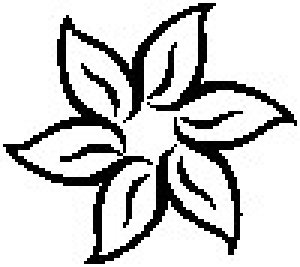
#> input picture image-to-gcode/images/flower.jpg, 100 x 89 px (shown 3 times larger)
$ python image_to_gcode.py --input images/flower.jpg --output out.png
#> lines starting #> are read from the running program, lines starting #| are printed output that depends on the picture; after the words box and inside, x2 and y2 are one past the last pixel; in counts of white or black regions, pixels touching at a corner belong together
#> in main, image is the input picture: shape (89, 100, 3); min 0, max 255, mean 206.3
#!/usr/bin/python3
#pylint: disable=no-member

import numpy as np
from scipy import ndimage
import imageio
from PIL import Image, ImageFilter
import constants
import argparse
#import imageio.v2 as imageio


class CircularRange:
	def __init__(self, begin, end, value):
		self.begin, self.end, self.value = begin, end, value

	def __repr__(self):
		return f"[{self.begin},{self.end})->{self.value}"

	def halfway(self):
		return int((self.begin + self.end) / 2)

class Graph:
	class Node:
		def __init__(self, point, index):
			self.x, self.y = point
			self.index = index
			self.connections = {}

		def __repr__(self):
			return f"({self.y},{-self.x})"

		def _addConnection(self, to):
			self.connections[to] = False # i.e. not already used in gcode generation

		def toDotFormat(self):
			return (f"{self.index} [pos=\"{self.y},{-self.x}!\", label=\"{self.index}\\n{self.x},{self.y}\"]\n" +
				"".join(f"{self.index}--{conn}\n" for conn in self.connections if self.index < conn))


	def __init__(self):
		self.nodes = []

	def __getitem__(self, index):
		return self.nodes[index]

	def __repr__(self):
		return repr(self.nodes)


	def addNode(self, point):
		index = len(self.nodes)
		self.nodes.append(Graph.Node(point, index))
		return index

	def addConnection(self, a, b):
		self.nodes[a]._addConnection(b)
		self.nodes[b]._addConnection(a)

	def distance(self, a, b):
		return np.hypot(self[a].x-self[b].x, self[a].y-self[b].y)

	def areConnectedWithin(self, a, b, maxDistance):
		if maxDistance < 0:
			return False
		elif a == b:
			return True
		else:
			for conn in self[a].connections:
				if self.areConnectedWithin(conn, b, maxDistance - self.distance(conn, b)):
					return True
			return False

	def saveAsDotFile(self, f):
		f.write("graph G {\nnode [shape=plaintext];\n")
		for node in self.nodes:
			f.write(node.toDotFormat())
		f.write("}\n")

	def saveAsGcodeFile(self, f, scale=1.0):
		### First follow all paths that have a start/end node (i.e. are not cycles)
		# The next chosen starting node is the closest to the current position

		def pathGcode(i, insidePath):
			f.write(f"G{1 if insidePath else 0} X{(scale * self[i].y):.2f} Y{(-scale * self[i].x):.2f}\n")
			for connTo, alreadyUsed in self[i].connections.items():
				if not alreadyUsed:
					self[i].connections[connTo] = True
					self[connTo].connections[i] = True
					return pathGcode(connTo, True)
			return i

		possibleStartingNodes = set()
		for i in range(len(self.nodes)):
			if len(self[i].connections) == 0 or len(self[i].connections) % 2 == 1:
				possibleStartingNodes.add(i)

		if len(possibleStartingNodes) != 0:
			node = next(iter(possibleStartingNodes))  # first element
			while True:
				possibleStartingNodes.remove(node)
				pathEndNode = pathGcode(node, False)

				if len(self[node].connections) == 0:
					assert pathEndNode == node
					f.write(f"G1 X{(scale * self[node].y):.2f} Y{(-scale * self[node].x):.2f}\n")
				else:
					possibleStartingNodes.remove(pathEndNode)

				if len(possibleStartingNodes) == 0:
					break

				minDistanceSoFar = np.inf
				for nextNode in possibleStartingNodes:
					distance = self.distance(pathEndNode, nextNode)
					if distance < minDistanceSoFar:
						minDistanceSoFar = distance
						node = nextNode

		### Then pick the node closest to the current position that still has unused/available connections
		# That node must belong to a cycle, because otherwise it would have been used above
		# TODO improve by finding Eulerian cycles

		cycleNodes = set()
		for i in range(len(self.nodes)):
			someConnectionsAvailable = False
			for _, alreadyUsed in self[i].connections.items():
				if not alreadyUsed:
					someConnectionsAvailable = True
					break

			if someConnectionsAvailable:
				cycleNodes.add(i)

		def cyclePathGcode(i, insidePath):
			f.write(f"G{1 if insidePath else 0} X{(scale * self[i].y):.2f} Y{(-scale * self[i].x):.2f}\n")
			foundConnections = 0
			for connTo, alreadyUsed in self[i].connections.items():
				if not alreadyUsed:
					if foundConnections == 0:
						self[i].connections[connTo] = True
						self[connTo].connections[i] = True
						cyclePathGcode(connTo, True)
					foundConnections += 1
					if foundConnections > 1:
						break
			if foundConnections == 1:
				cycleNodes.remove(i)

		if len(cycleNodes) != 0:
			node = next(iter(cycleNodes))  # first element
			while True:
				cyclePathGcode(node, False)
				if len(cycleNodes) == 0:
					break
				pathEndNode = node
				minDistanceSoFar = np.inf
				for nextNode in possibleStartingNodes:
					distance = self.distance(pathEndNode, nextNode)
					if distance < minDistanceSoFar:
						minDistanceSoFar = distance
						node = nextNode


class EdgesToGcode:
	def __init__(self, edges):
		self.edges = edges
		self.ownerNode = np.full(np.shape(edges), -1, dtype=int)
		self.xSize, self.ySize = np.shape(edges)
		self.graph = Graph()

	def getCircularArray(self, center, r, smallerArray = None):
		circumferenceSize = len(constants.circumferences[r])
		circularArray = np.zeros(circumferenceSize, dtype=bool)

		if smallerArray is None:
			smallerArray = np.ones(1, dtype=bool)
		smallerSize = np.shape(smallerArray)[0]
		smallerToCurrentRatio = smallerSize / circumferenceSize

		for i in range(circumferenceSize):
			x = center[0] + constants.circumferences[r][i][0]
			y = center[1] + constants.circumferences[r][i][1]

			if x not in range(self.xSize) or y not in range(self.ySize):
				circularArray[i] = False # consider pixels outside of the image as not-edges
			else:
				iSmaller = i * smallerToCurrentRatio
				a, b = int(np.floor(iSmaller)), int(np.ceil(iSmaller))

				if smallerArray[a] == False and (b not in range(smallerSize) or smallerArray[b] == False):
					circularArray[i] = False # do not take into consideration not connected regions (roughly)
				else:
					circularArray[i] = self.edges[x, y]

		return circularArray

	def toCircularRanges(self, circularArray):
		ranges = []
		circumferenceSize = np.shape(circularArray)[0]

		lastValue, lastValueIndex = circularArray[0], 0
		for i in range(1, circumferenceSize):
			if circularArray[i] != lastValue:
				ranges.append(CircularRange(lastValueIndex, i, lastValue))
				lastValue, lastValueIndex = circularArray[i], i

		ranges.append(CircularRange(lastValueIndex, circumferenceSize, lastValue))
		if len(ranges) > 1 and ranges[-1].value == ranges[0].value:
			ranges[0].begin = ranges[-1].begin - circumferenceSize
			ranges.pop() # the last range is now contained in the first one
		return ranges

	def getNextPoints(self, point):
		"""
		Returns the radius of the circle used to identify the points and
		the points toward which propagate, in a tuple `(radius, [point0, point1, ...])`
		"""

		bestRadius = 0
		circularArray = self.getCircularArray(point, 0)
		allRanges = [self.toCircularRanges(circularArray)]
		for radius in range(1, len(constants.circumferences)):
			circularArray = self.getCircularArray(point, radius, circularArray)
			allRanges.append(self.toCircularRanges(circularArray))
			if len(allRanges[radius]) > len(allRanges[bestRadius]):
				bestRadius = radius
			if len(allRanges[bestRadius]) >= 4 and len(allRanges[-2]) >= len(allRanges[-1]):
				# two consecutive circular arrays with the same or decreasing number>=4 of ranges
				break
			elif len(allRanges[radius]) == 2 and radius > 1:
				edge = 0 if allRanges[radius][0].value == True else 1
				if allRanges[radius][edge].end-allRanges[radius][edge].begin < len(constants.circumferences[radius]) / 4:
					# only two ranges but the edge range is small (1/4 of the circumference)
					if bestRadius == 1:
						bestRadius = 2
					break
			elif len(allRanges[radius]) == 1 and allRanges[radius][0].value == False:
				# this is a point-shaped edge not sorrounded by any edges
				break

		if bestRadius == 0:
			return 0, []

		circularRanges = allRanges[bestRadius]
		points = []
		for circularRange in circularRanges:
			if circularRange.value == True:
				circumferenceIndex = circularRange.halfway()
				x = point[0] + constants.circumferences[bestRadius][circumferenceIndex][0]
				y = point[1] + constants.circumferences[bestRadius][circumferenceIndex][1]

				if x in range(self.xSize) and y in range(self.ySize) and self.ownerNode[x, y] == -1:
					points.append((x,y))

		return bestRadius, points

	def propagate(self, point, currentNodeIndex):
		radius, nextPoints = self.getNextPoints(point)

		# depth first search to set the owner of all reachable connected pixels
		# without an owner and find connected nodes
		allConnectedNodes = set()
		def setSeenDFS(x, y):
			if (x in range(self.xSize) and y in range(self.ySize)
					and np.hypot(x-point[0], y-point[1]) <= radius + 0.5
					and self.edges[x, y] == True and self.ownerNode[x, y] != currentNodeIndex):
				if self.ownerNode[x, y] != -1:
					allConnectedNodes.add(self.ownerNode[x, y])
				self.ownerNode[x, y] = currentNodeIndex # index of just added node
				setSeenDFS(x+1, y)
				setSeenDFS(x-1, y)
				setSeenDFS(x, y+1)
				setSeenDFS(x, y-1)

		self.ownerNode[point] = -1 # reset to allow DFS to start
		setSeenDFS(*point)
		for nodeIndex in allConnectedNodes:
			if not self.graph.areConnectedWithin(currentNodeIndex, nodeIndex, 11):
				self.graph.addConnection(currentNodeIndex, nodeIndex)

		validNextPoints = []
		for nextPoint in nextPoints:
			if self.ownerNode[nextPoint] == currentNodeIndex:
				# only if this point belongs to the current node after the DFS,
				# which means it is reachable and connected
				validNextPoints.append(nextPoint)

		for nextPoint in validNextPoints:
			nodeIndex = self.graph.addNode(nextPoint)
			self.graph.addConnection(currentNodeIndex, nodeIndex)
			self.propagate(nextPoint, nodeIndex)
			self.ownerNode[point] = currentNodeIndex

	def addNodeAndPropagate(self, point):
		nodeIndex = self.graph.addNode(point)
		self.propagate(point, nodeIndex)

	def buildGraph(self):
		for point in np.ndindex(np.shape(self.edges)):
			if self.edges[point] == True and self.ownerNode[point] == -1:
				radius, nextPoints = self.getNextPoints(point)
				if radius == 0:
					self.addNodeAndPropagate(point)
				else:
					for nextPoint in nextPoints:
						if self.ownerNode[nextPoint] == -1:
							self.addNodeAndPropagate(nextPoint)

		return self.graph


def sobel(image):
    image = np.array(image, dtype=float)
    image /= 255.0
    Gx = ndimage.sobel(image, axis=0)
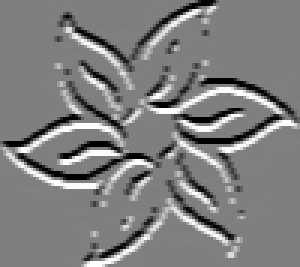
#> Gx: shape (89, 100, 3) float64 (shown 3 times larger); min -16, max 16, mean 0.000592; drawn with min black and max white
    Gy = ndimage.sobel(image, axis=1)
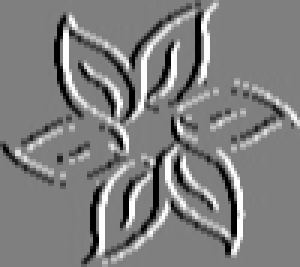
#> Gy: shape (89, 100, 3) float64 (shown 3 times larger); min -16, max 16, mean 4.84e-18; drawn with min black and max white
    res = np.hypot(Gx, Gy)
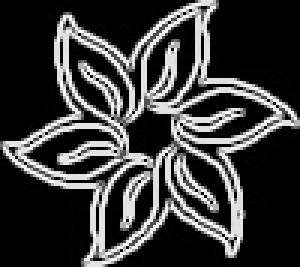
#> res: shape (89, 100, 3) float64 (shown 3 times larger); min 0, max 17.89, mean 4.17; drawn with min black and max white
    res /= np.max(res)
    res = np.array(res * 255, dtype=np.uint8)

    # Check if the result is 2D (grayscale) or 3D (color)
    if res.ndim == 2:
        return res[2:-2, 2:-2]
    else:
        return res[2:-2, 2:-2, 0:3]
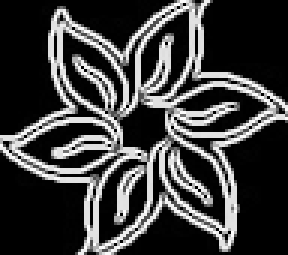
#> returned value: shape (85, 96, 3) (shown 3 times larger); min 0, max 255, mean 63.2


def convertToBinaryEdges(edges, threshold):
#> called with threshold = 32
    if edges.ndim == 2:
        # For a grayscale image, simply threshold the 2D array
        result = edges >= threshold
    else:
        # For a color image, combine the channels as before
        result = np.maximum.reduce([edges[:, :, 0], edges[:, :, 1], edges[:, :, 2]]) >= threshold
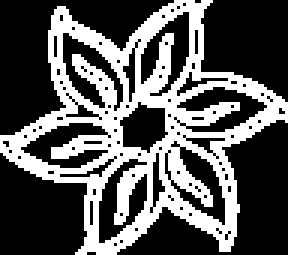
#> result: shape (85, 96) bool (shown 3 times larger); 34.7% white; 1 white region, box (x1, y1, x2, y2) and area: (0, 0, 96, 85) 2829
        if edges.shape[2] > 3:
            result[edges[:, :, 3] < threshold] = False
    return result


def parseArgs(namespace):
	argParser = argparse.ArgumentParser(fromfile_prefix_chars="@",
		description="Detects the edges of an image and converts them to 2D gcode that can be printed by a plotter")

	argParser.add_argument_group("Data options")
	argParser.add_argument("-i", "--input", type=argparse.FileType('br'), required=True, metavar="FILE",
		help="Image to convert to gcode; all formats supported by the Python imageio library are supported")
	argParser.add_argument("-o", "--output", type=argparse.FileType('w'), required=True, metavar="FILE",
		help="File in which to save the gcode result")
	argParser.add_argument("--dot-output", type=argparse.FileType('w'), metavar="FILE",
		help="Optional file in which to save the graph (in DOT format) generated during an intermediary step of gcode generation")
	argParser.add_argument("-e", "--edges", type=str, metavar="MODE",
		help="Consider the input file already as an edges matrix, not as an image of which to detect the edges. MODE should be either `white` or `black`, that is the color of the edges in the image. The image should only be made of white or black pixels.")
	argParser.add_argument("-t", "--threshold", type=int, default=32, metavar="VALUE",
		help="The threshold in range (0,255) above which to consider a pixel as part of an edge (after Sobel was applied to the image or on reading the edges from file with the --edges option)")

	argParser.add_argument("-s", "--scale", type=float, default=1.0, metavar="VALUE",
    help="Factor de escala para las coordenadas NC generadas")

	argParser.parse_args(namespace=namespace)

	if namespace.edges is not None and namespace.edges not in ["white", "black"]:
		argParser.error("mode for --edges should be `white` or `black`")
	if namespace.threshold <= 0 or namespace.threshold >= 255:
		argParser.error("value for --threshold should be in range (0,255)")

def main():
	class Args: pass
	parseArgs(Args)

	image = imageio.imread(Args.input)
	if Args.edges is None:
		edges = sobel(image)
	elif Args.edges == "black":
		edges = np.invert(image)
	else: # Args.edges == "white"
		edges = image
	edges = convertToBinaryEdges(edges, Args.threshold)

	converter = EdgesToGcode(edges)
	converter.buildGraph()

	if Args.dot_output is not None:
		converter.graph.saveAsDotFile(Args.dot_output)
	converter.graph.saveAsGcodeFile(Args.output, Args.scale)


if __name__ == "__main__":
	main()
